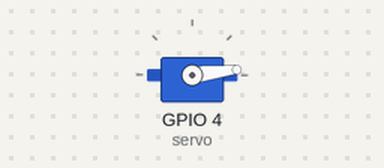
The program below on a simulated ESP32 board running MicroPython. Shown: servo. Servo angles are drawn from the pulse width (0.5 ms = 0°, 2.5 ms = 180°). At 4.8 s the program stops and its outputs stay as they are.

Above: at 0.15 s.
At 0.82 s:
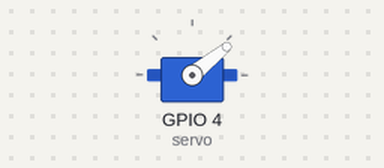
At 1.43 s:
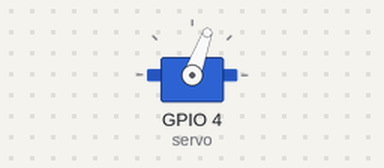
At 1.9 s:
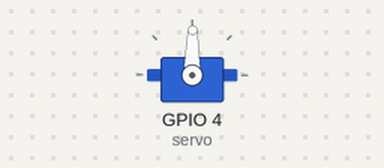
Timing chart, 0 to 6.3 s (numbered marks = the images above):
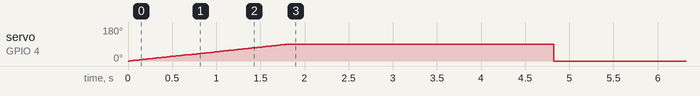

Measured:
- by itself, servo on GPIO 4 (servo): rises from 0° to 89° in 1.8 s, then falls to 0° in 3.0 s

The program:

design_slow_gate.py
```python
from machine import Pin, PWM
import time

servo = PWM(Pin(4))
servo.freq(50)
servo.duty_u16(1638)

for angle in range(91):
    servo.duty_u16(1638 + angle * 6462 // 180)
    time.sleep_ms(20)
time.sleep(3)
servo.duty_u16(1638 + 0 * 6462 // 180)
```
